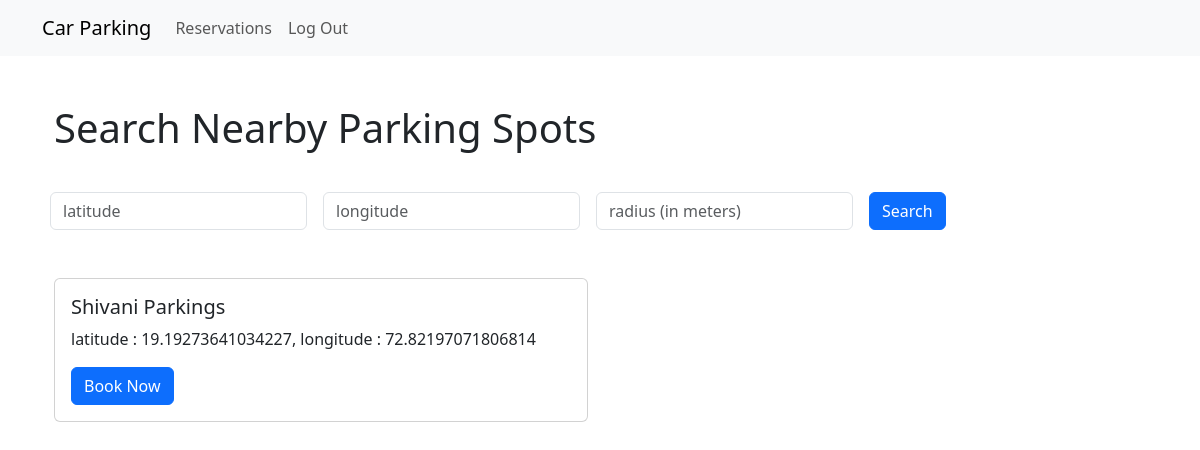
Page / (signed in) on the committed database.
### locations/models.py (models this page shows, shortened)
class ParkingSpot(models.Model):
    name = models.CharField(max_length=500, blank=True)
    latitude = models.FloatField()
    longitude = models.FloatField()
    price_per_hour = models.DecimalField(max_digits=8, decimal_places=2, default=50)

### locations/views.py (the view)
# urls.py: path('', views.get_all_parking_spots, name='home'),
@login_required
def get_all_parking_spots(request):
    allParkingSpots = ParkingSpot.objects.all()
    show_results = []
    if request.method == 'POST':
        latitude = request.POST.get('latitude')
        longitude = request.POST.get('longitude')
        radius = request.POST.get('radius')
        for p in allParkingSpots:
            distance = calculate_distance(float(latitude), float(longitude), p.latitude, p.longitude)
            if distance <= int(radius):
                show_results.append(p)
    else:
        show_results = allParkingSpots
    context = {'show_results' : show_results}
    return render(request, 'index.html', context)

### locations/templates/index.html (shortened to what this page needs)
{% extends 'base.html' %}
{% block content %}
<div class="container">
  <div class="row mt-5">
    <h1>Search Nearby Parking Spots</h1>
    <form class="row g-3 text-center" method="post">
      <div class="col-auto">
        <input type="text" class="form-control" placeholder="latitude" name="latitude" id="latitude"
          required /><br /><br />
      </div>
      <div class="col-auto">
        <input type="text" class="form-control" placeholder="longitude" name="longitude" id="longitude"
          required /><br /><br />
      </div>
      <div class="col-auto">
        <input type="text" class="form-control" placeholder="radius (in meters)" name="radius" id="radius"
          required /><br /><br />
      </div>
      <div class="col-auto">
        <input class="btn btn-primary" type="submit" value="Search" />
      </div>
    </form>
  </div>
  <div class="row">
    {% if show_results %}
    {% for parking in show_results %}
    <div class="col-sm-6 mb-3 mb-sm-0">
      <div class="card">
        <div class="card-body">
          <h5 class="card-title">{{parking.name}}</h5>
          <p class="card-text">
            latitude : {{parking.latitude}}, longitude :
            {{parking.longitude}}
          </p>
          <button onclick="updateModalForm('{{parking.name}}', '{{parking.price_per_hour}}')" type="button"
            class="btn btn-primary" data-toggle="modal" data-target="#exampleModalCenter">
            Book Now
          </button>
        </div>
      </div>
    </div>
    {% endfor %}
    {% else %}
    <div class="col-sm-6 mb-3 mb-sm-0">
      Sorry, there are no locations with nearby.
    </div>
    {% endif %}
  </div>
</div>
{% endblock %}

### rows in the picture
ParkingSpot: name "Shivani Parkings", latitude "19.19273641034227", longitude "72.82197071806814"
